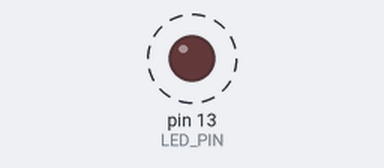
The sketch below on a simulated Arduino Uno, built with avr-gcc and run on an emulated ATmega328P. Shown: output pins drawn as LEDs (lit = HIGH). Dashed ring = blinking.

Above: at 0.2 s.
Timing chart, 0 to 3.0 s (numbered marks = the images above):
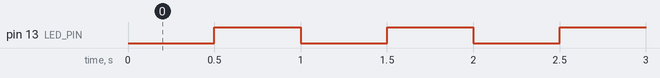

The sketch:

sketch.ino
```cpp
// --- Constants ---
const int LED_PIN = 13;          // The pin the LED is connected to
const long BLINK_INTERVAL = 500; // The time interval (in milliseconds) between blinks

// --- Variables ---
int ledState = LOW;              // A variable to store the current state of the LED
unsigned long previousMillis = 0; // Will store the last time the LED was updated

void setup() {
  // Set the LED pin as an output
  pinMode(LED_PIN, OUTPUT);
}

void loop() {
  // Get the current time
  unsigned long currentMillis = millis();

  // Check if the interval has passed since the last toggle
  if (currentMillis - previousMillis >= BLINK_INTERVAL) {
    // Save the last time you blinked the LED
    previousMillis = currentMillis;

    // If the LED is off, turn it on, and vice-versa
    if (ledState == LOW) {
      ledState = HIGH;
    } else {
      ledState = LOW;
    }

    // Set the LED with the new state
    digitalWrite(LED_PIN, ledState);
  }
}
```

Measured:
- by itself, pin 13 (LED_PIN): alternates HIGH for 0.50 s and LOW for 0.50 s
